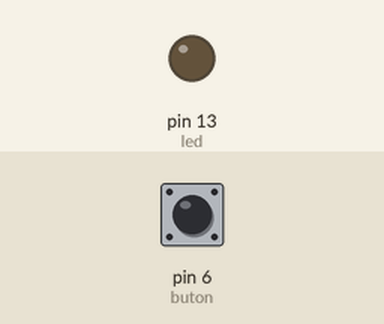
The sketch below on a simulated Arduino Uno, built with avr-gcc and run on an emulated ATmega328P. Shown: output pins drawn as LEDs (lit = HIGH). Inputs (shaded band) come from the test bench; at power-on: pin 6 (buton) LOW.

Above: at 1.2 s.
1.3 s: pin 6 (buton) pulled HIGH for 0.15 s
At 1.37 s:
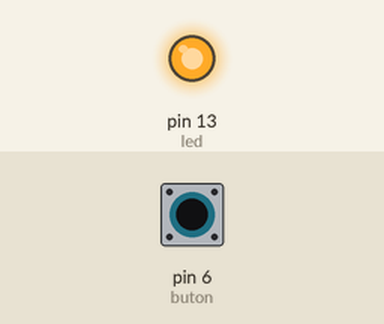
2.9 s: pin 6 (buton) pulled HIGH for 3.2 s
At 7.5 s:
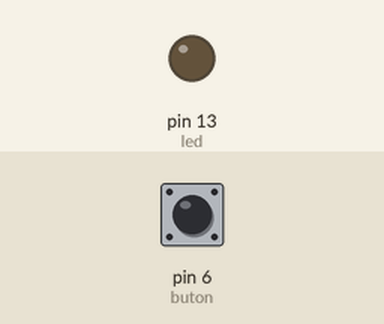
Timing chart, 0 to 9.0 s (numbered marks = the images above; inputs shaded):
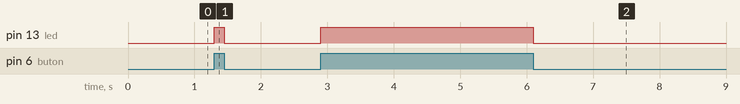

Measured:
- after the input at 1.3 s, pin 13 (led): LOW → HIGH at once, → LOW 0.15 s later
- after the input at 2.9 s, pin 13 (led): LOW → HIGH at once, → LOW 3.2 s later

The sketch:

PULSADOR.ino
```cpp
const int led = 13;
const int buton = 6;

int butonState = 0;

void setup() {
  pinMode(led, OUTPUT);
  pinMode(buton, INPUT);
}

void loop() {
  butonState = digitalRead(buton);

  if (butonState == HIGH) {
    digitalWrite(led, HIGH);
  } else {
    digitalWrite(led, LOW);
  }
}
```
